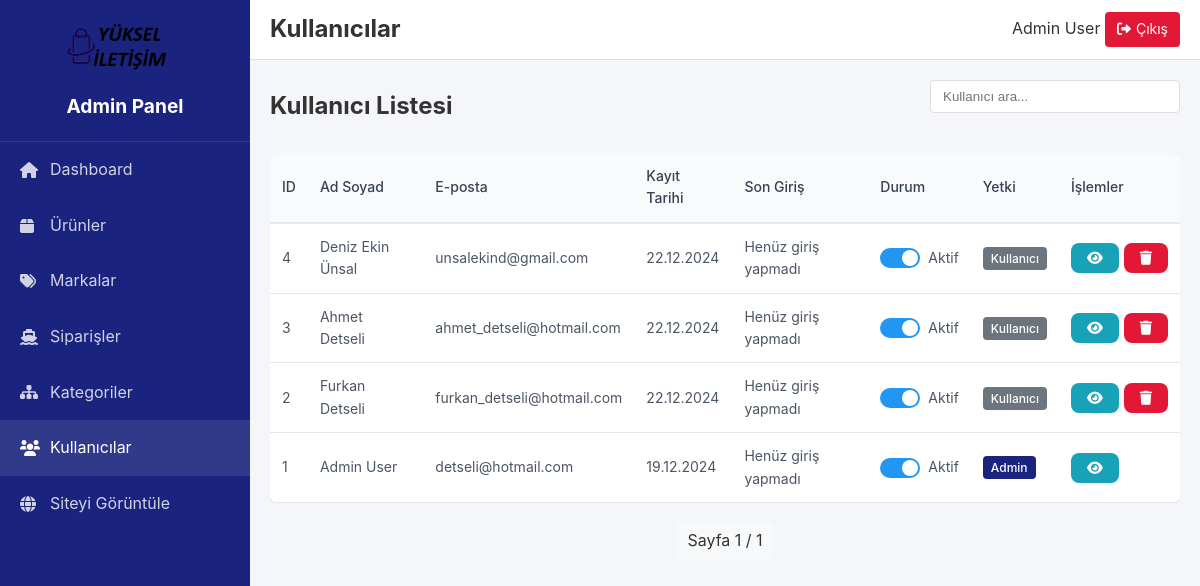
Before: /admin/users (signed in) with the older database file.
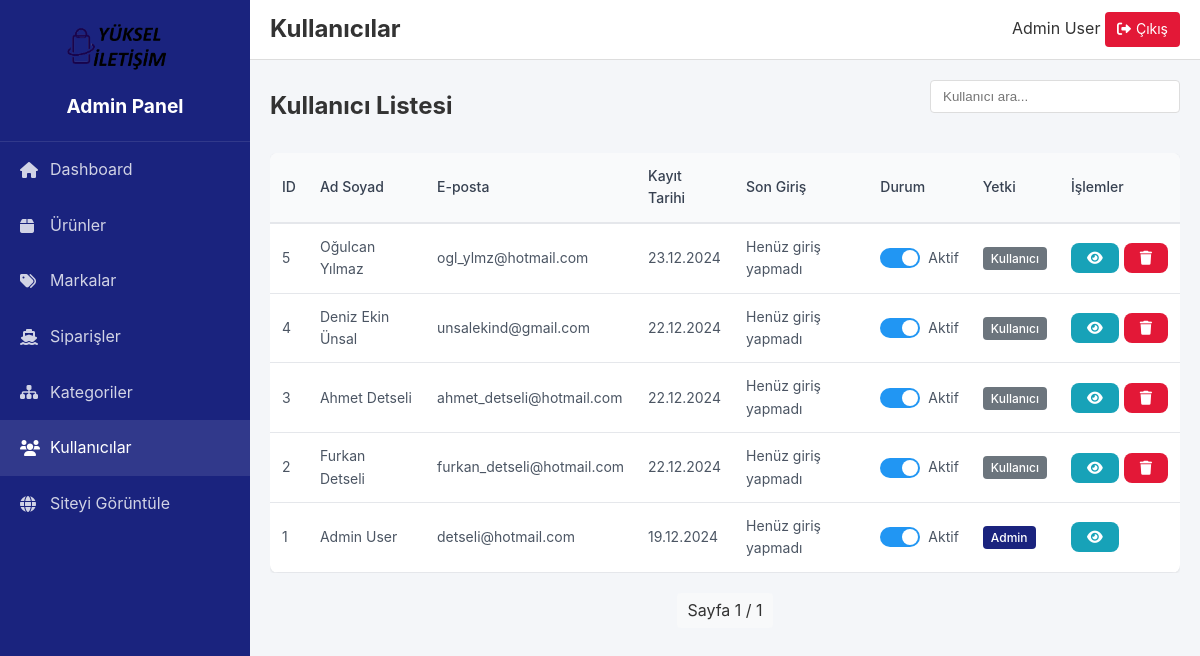
After: the same page with the newer database file.
### models.py (models this page shows, shortened)
class User(UserMixin, db.Model):
    id = db.Column(db.Integer, primary_key=True)
    email = db.Column(db.String(120), unique=True, nullable=False)
    password_hash = db.Column(db.String(128))
    first_name = db.Column(db.String(50))
    last_name = db.Column(db.String(50))
    phone = db.Column(db.String(15))
    category_id = db.Column(db.Integer, db.ForeignKey('category.id'))  # Yeni eklendi
    is_active = db.Column(db.Boolean, default=True)
    is_admin = db.Column(db.Boolean, default=False)
    created_at = db.Column(db.DateTime, default=datetime.utcnow)
    last_login = db.Column(db.DateTime)

### routes/admin.py (the view)
@admin_bp.route('/users')
@login_required
@admin_required
def users():
    page = request.args.get('page', 1, type=int)
    users = User.query.order_by(User.created_at.desc()).paginate(
        page=page, per_page=20)
    return render_template('admin/users.html', users=users)

### routes/admin.py (called while the page is built)
def admin_required(f):
    @wraps(f)
    def decorated_function(*args, **kwargs):
        if not current_user.is_authenticated or not current_user.is_admin:
            flash('Bu sayfaya erişim yetkiniz yok.', 'error')
            return redirect(url_for('index'))
        return f(*args, **kwargs)
    return decorated_function

### templates/admin/users.html (shortened to what this page needs)
{% extends 'admin/base.html' %}
{% block page_title %}Kullanıcılar{% endblock %}
{% block content %}
<div class="content-header">
    <h2>Kullanıcı Listesi</h2>
    <div class="actions">
        <div class="search-box">
            <input type="text" id="userSearch" placeholder="Kullanıcı ara..." class="search-input">
        </div>
    </div>
</div>
<div class="table-responsive">
    <table class="data-table">
        <thead>
            <tr>
                <th>ID</th>
                <th>Ad Soyad</th>
                <th>E-posta</th>
                <th>Kayıt Tarihi</th>
                <th>Son Giriş</th>
                <th>Durum</th>
                <th>Yetki</th>
                <th>İşlemler</th>
            </tr>
        </thead>
        <tbody>
            {% for user in users.items %}
            <tr data-user-id="{{ user.id }}">
                <td>{{ user.id }}</td>
                <td>{{ user.first_name }} {{ user.last_name }}</td>
                <td>{{ user.email }}</td>
                <td>{{ user.created_at.strftime('%d.%m.%Y') }}</td>
                <td>
                    {% if user.last_login %}
                        {{ user.last_login.strftime('%d.%m.%Y %H:%M') }}
                    {% else %}
                        Henüz giriş yapmadı
                    {% endif %}
                </td>
                <td>
                    <div class="status-toggle">
                        <label class="switch">
                            <span class="slider round"></span>
                        </label>
                        <span class="status-text">{{ 'Aktif' if user.is_active else 'Pasif' }}</span>
                    </div>
                </td>
                <td>
                    <span class="badge {{ 'badge-primary' if user.is_admin else 'badge-secondary' }}">
                        {{ 'Admin' if user.is_admin else 'Kullanıcı' }}
                    </span>
                </td>
                <td>
                    <div class="action-buttons">
                        <button onclick="showUserDetails('{{ user.id }}')" class="btn btn-sm btn-info">
                            <i class="fas fa-eye"></i>
                        </button>
                        {% if not user.is_admin %}
                        <button onclick="deleteUser('{{ user.id }}')" class="btn btn-sm btn-danger">
                            <i class="fas fa-trash"></i>
                        </button>
                        {% endif %}
                    </div>
                </td>
            </tr>
            {% endfor %}
        </tbody>
    </table>
</div>
<div class="pagination">
    <span class="current-page">Sayfa {{ users.page }} / {{ users.pages }}</span>
</div>
{% endblock %}

### templates/admin/base.html (shortened to what this page needs)
<!DOCTYPE html>
<html lang="tr">
<head>
    <link rel="stylesheet" href="https://cdnjs.cloudflare.com/ajax/libs/font-awesome/6.0.0/css/all.min.css">
    <link rel="stylesheet" href="{{ url_for('static', filename='css/admin.css') }}">
</head>
<body>
    <div class="admin-container">
        <aside class="admin-sidebar">
            <div class="sidebar-header">
                <img src="{{ url_for('static', filename='images/default-logo.png') }}" alt="Logo" class="admin-logo">
                <h1>Admin Panel</h1>
            </div>
            <nav class="sidebar-nav">
                <ul>
                    <li>
                        <a href="{{ url_for('admin.dashboard') }}" {% if request.endpoint == 'admin.dashboard' %}class="active"{% endif %}>
                            <i class="fas fa-home"></i>
                            <span>Dashboard</span>
                        </a>
                    </li>
                    <li>
                        <a href="{{ url_for('admin.products') }}" {% if request.endpoint == 'admin.products' %}class="active"{% endif %}>
                            <i class="fas fa-box"></i>
                            <span>Ürünler</span>
                        </a>
                    </li>
                    <li>
                        <a href="{{ url_for('admin.brands') }}" {% if request.endpoint == 'admin.brands' %}class="active"{% endif %}>
                            <i class="fas fa-tags"></i>
                            <span>Markalar</span>
                        </a>
                    </li>
                    <li>
                        <a href="{{ url_for('admin.orders') }}" {% if request.endpoint == 'admin.orders' %}class="active"{% endif %}>
                            <i class="fas fa-ship"></i>
                            <span>Siparişler</span>
                        </a>
                    </li>
                    <li>
                        <a href="{{ url_for('admin.categories') }}" {% if request.endpoint == 'admin.categories' %}class="active"{% endif %}>
                            <i class="fas fa-sitemap"></i>
                            <span>Kategoriler</span>
                        </a>
                    </li>
                    <li>
                        <a href="{{ url_for('admin.users') }}" {% if request.endpoint == 'admin.users' %}class="active"{% endif %}>
                            <i class="fas fa-users"></i>
                            <span>Kullanıcılar</span>
                        </a>
                    </li>
                    <li>
                        <a href="{{ url_for('index') }}" target="_blank">
                            <i class="fas fa-globe"></i>
                            <span>Siteyi Görüntüle</span>
                        </a>
                    </li>
                </ul>
            </nav>
        </aside>
        <main class="admin-main">
            <header class="admin-header">
                <div class="header-left">
                    <h2>{% block page_title %}{% endblock %}</h2>
                </div>
                <div class="header-right">
                    <div class="admin-user">
                        <span>{{ current_user.first_name }} {{ current_user.last_name }}</span>
                        <a href="{{ url_for('logout') }}" class="logout-btn">
                            <i class="fas fa-sign-out-alt"></i>
                            Çıkış
                        </a>
                    </div>
                </div>
            </header>
            <div class="admin-content">
                {% block content %}{% endblock %}
            </div>
        </main>
    </div>
</body>
</html>

### static/css/admin.css (style rules this page uses)
:root { --sidebar-width: 250px; --header-height: 60px; --primary-color: #1a237e; --secondary-color: #e31837; --text-color: #333; --bg-color: #f4f6f9; --border-color: #ddd; }
* { margin: 0; padding: 0; box-sizing: border-box; }
body { font-family: -apple-system, BlinkMacSystemFont, 'Segoe UI', Roboto, Oxygen, Ubuntu, Cantarell, sans-serif; background: var(--bg-color); color: var(--text-color); line-height: 1.6; }
.admin-container { display: flex; min-height: 100vh; }
.admin-sidebar { width: var(--sidebar-width); background: var(--primary-color); color: white; position: fixed; height: 100vh; overflow-y: auto; }
.sidebar-header { padding: 20px; text-align: center; border-bottom: 1px solid rgba(255,255,255,0.1); }
.admin-logo { max-width: 120px; margin-bottom: 10px; }
.sidebar-header h1 { font-size: 1.2rem; margin: 0; }
.sidebar-nav ul { list-style: none; padding: 0; }
.sidebar-nav a { display: flex; align-items: center; padding: 15px 20px; color: rgba(255,255,255,0.8); text-decoration: none; transition: all 0.3s; }
.sidebar-nav a:hover, .sidebar-nav a.active { background: rgba(255,255,255,0.1); color: white; }
.sidebar-nav i { width: 20px; margin-right: 10px; }
.admin-main { flex: 1; margin-left: var(--sidebar-width); }
.admin-header { height: var(--header-height); background: white; border-bottom: 1px solid var(--border-color); display: flex; align-items: center; justify-content: space-between; padding: 0 20px; position: sticky; top: 0; z-index: 100; }
.admin-content { padding: 20px; }
.btn { display: inline-flex; align-items: center; padding: 8px 16px; border-radius: 4px; border: none; font-size: 14px; cursor: pointer; text-decoration: none; transition: background-color 0.3s; }
.logout-btn { display: inline-flex; align-items: center; gap: 5px; padding: 6px 12px; border-radius: 4px; background: var(--secondary-color); color: white; text-decoration: none; font-size: 14px; }
.table-responsive { overflow-x: auto; }
.data-table { width: 100%; border-collapse: collapse; background: white; border-radius: 8px; overflow: hidden; box-shadow: 0 1px 3px rgba(0,0,0,0.1); }
.data-table th, .data-table td { padding: 12px 15px; text-align: left; border-bottom: 1px solid var(--border-color); }
.data-table th { background: #f8f9fa; font-weight: 600; }
.content-header { display: flex; justify-content: space-between; align-items: center; margin-bottom: 20px; }
.badge { padding: 4px 8px; border-radius: 4px; font-size: 12px; font-weight: 500; }
.action-buttons { display: flex; gap: 5px; }
.btn-sm { padding: 4px 8px; font-size: 12px; }
.btn-danger { background: var(--secondary-color); color: white; }
.pagination { display: flex; justify-content: center; align-items: center; gap: 10px; margin-top: 20px; }
.current-page { padding: 5px 10px; background: #f8f9fa; border-radius: 4px; }
.badge { padding: 6px 12px; border-radius: 4px; font-weight: 500; }
.badge-primary { background: #cce5ff; color: #004085; }
.data-table { width: 100%; border-collapse: separate; border-spacing: 0; }
.data-table th { background: #f9fafb; color: #374151; font-weight: 500; text-align: left; padding: 12px; font-size: 0.875rem; border-bottom: 2px solid #e5e7eb; }
.data-table td { padding: 12px; color: #4b5563; font-size: 0.875rem; border-bottom: 1px solid #e5e7eb; }
.badge { padding: 4px 8px; border-radius: 6px; font-size: 0.75rem; font-weight: 500; text-align: center; }
.btn { padding: 8px 16px; border-radius: 8px; font-size: 0.875rem; font-weight: 500; display: inline-flex; align-items: center; gap: 8px; transition: all 0.2s ease; }

Changed rows visible on the page:
added User: id "5", first_name "Oğulcan", last_name "Yılmaz", email "ogl_ylmz@hotmail.com", created_at "23.12.2024", shows "Henüz giriş yapmadı", is_active "Aktif", is_admin "Kullanıcı"
